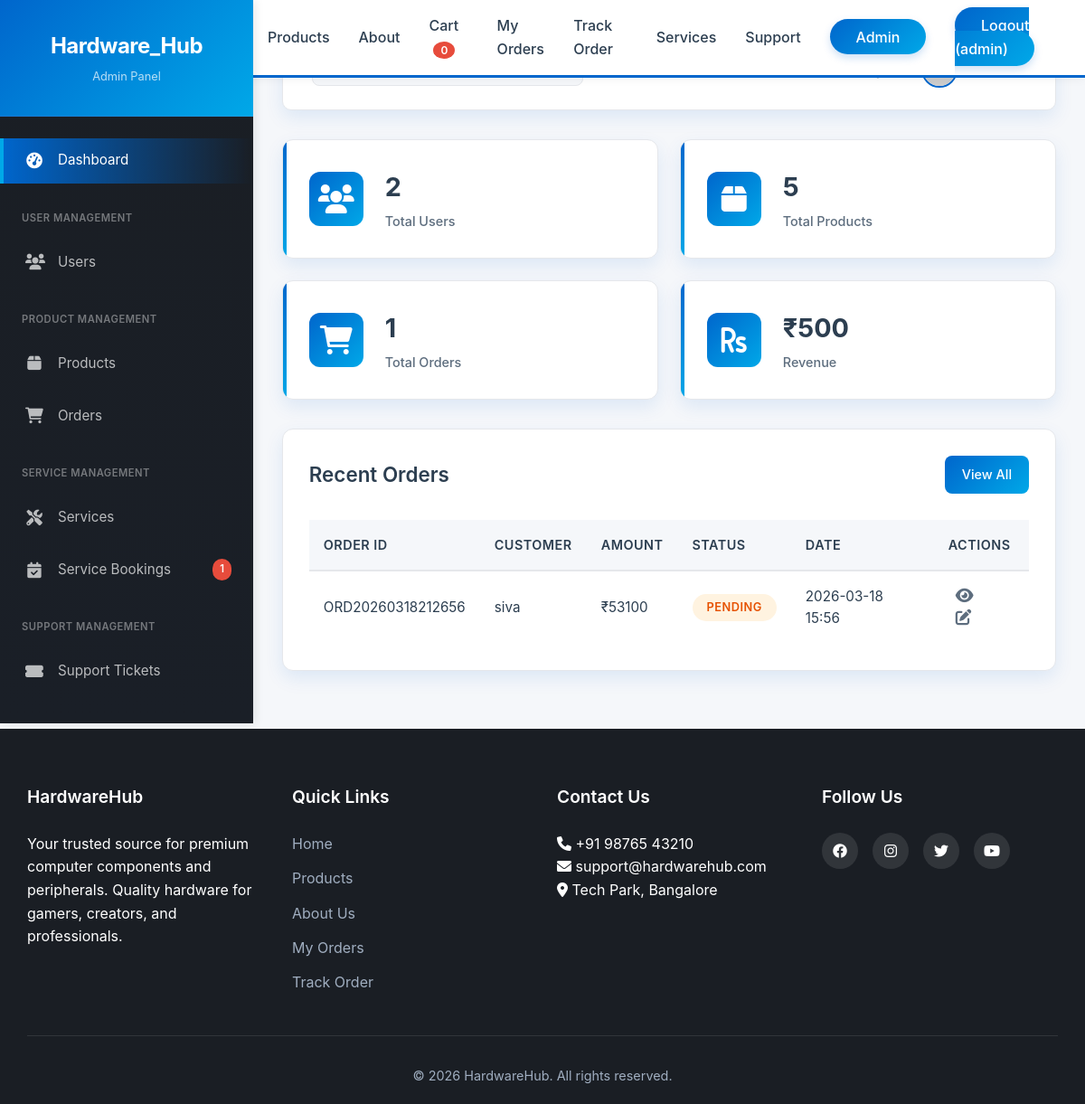
Page /admin (signed in) on the earlier database version.
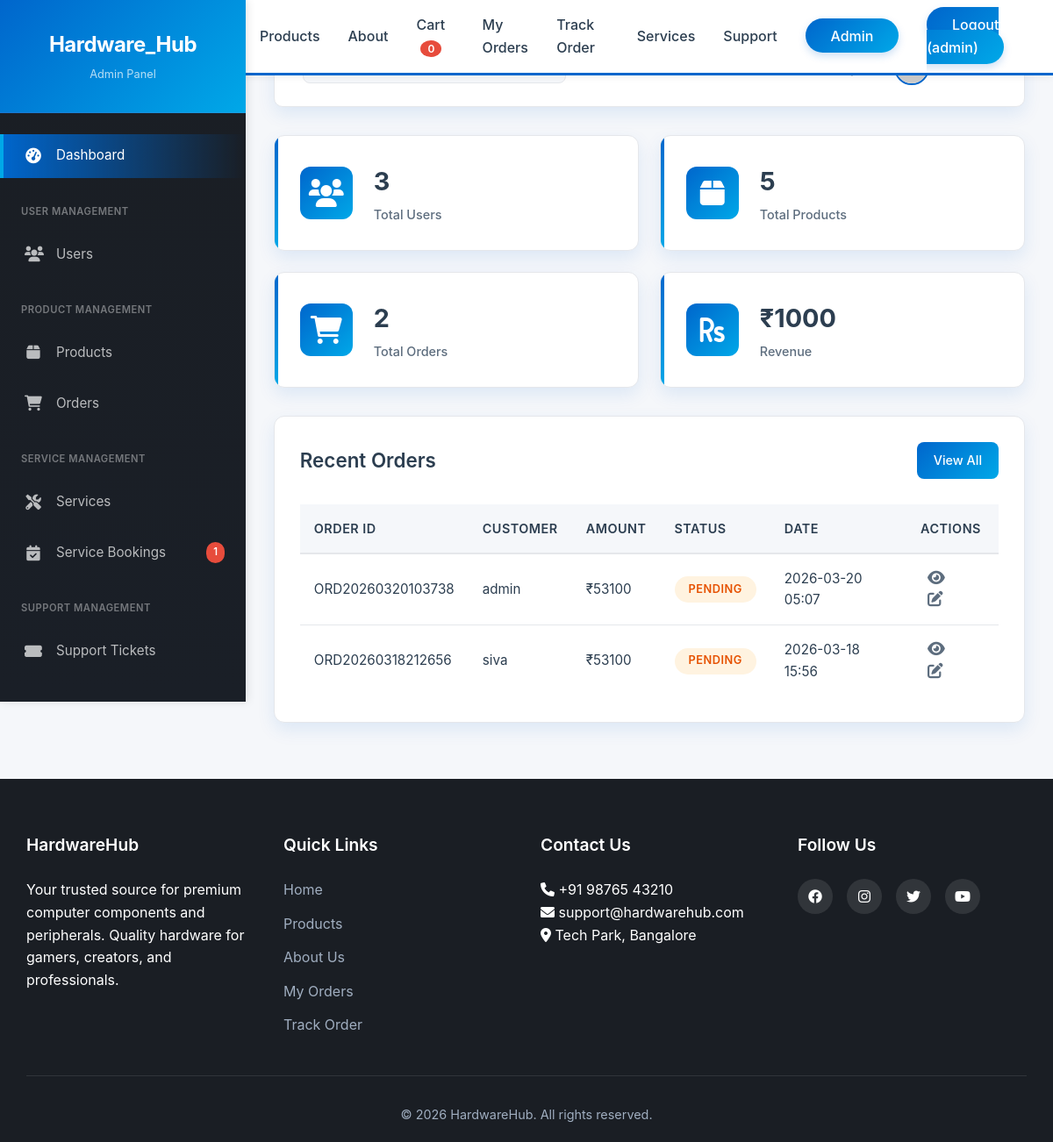
Same page on the later database version.
### app.py (models this page shows)
class Order(db.Model):
    id = db.Column(db.Integer, primary_key=True)
    order_number = db.Column(db.String(20), unique=True, nullable=False)
    user_id = db.Column(db.Integer, db.ForeignKey('user.id'), nullable=False)
    full_name = db.Column(db.String(100), nullable=False)
    phone = db.Column(db.String(15), nullable=False)
    email = db.Column(db.String(120))
    address = db.Column(db.Text, nullable=False)
    payment_method = db.Column(db.String(50), nullable=False)
    subtotal = db.Column(db.Integer, nullable=False)
    shipping = db.Column(db.Integer, default=99)
    tax = db.Column(db.Integer, default=0)
    total = db.Column(db.Integer, nullable=False)
    status = db.Column(db.String(20), default='pending')
    tracking_number = db.Column(db.String(50))
    created_at = db.Column(db.DateTime, default=datetime.utcnow)
    items = db.relationship('OrderItem', backref='order', cascade='all, delete-orphan')

### app.py (the view)
@app.route('/admin')
@login_required
@admin_required
def admin_dashboard():
    total_users = User.query.count()
    total_products = Product.query.count()
    total_services = Service.query.count()
    total_orders = Order.query.count()
    open_tickets_count = SupportTicket.query.filter_by(status='open').count()
    unread_bookings_count = ServiceBooking.query.filter_by(status='pending').count()
    recent_orders = Order.query.order_by(Order.created_at.desc()).limit(5).all()
    recent_tickets = SupportTicket.query.order_by(SupportTicket.created_at.desc()).limit(5).all()
    recent_bookings = ServiceBooking.query.order_by(ServiceBooking.created_at.desc()).limit(5).all()
    return render_template('admin/dashboard.html',
                         total_users=total_users,
                         total_products=total_products,
                         total_services=total_services,
                         total_orders=total_orders,
                         open_tickets_count=open_tickets_count,
                         unread_bookings_count=unread_bookings_count,
                         recent_orders=recent_orders,
                         recent_tickets=recent_tickets,
                         recent_bookings=recent_bookings)

### app.py (called while the page is built)
def admin_required(f):
    @wraps(f)
    def decorated_function(*args, **kwargs):
        if not current_user.is_authenticated or not current_user.is_admin:
            flash('You need admin privileges to access this page.', 'danger')
            return redirect(url_for('index'))
        return f(*args, **kwargs)
    return decorated_function

@login_manager.user_loader
def load_user(user_id):
    return User.query.get(int(user_id))

### templates/admin/dashboard.html (shortened to what this page needs)
{% extends "base.html" %}
{% block extra_css %}
<link rel="stylesheet" href="{{ url_for('static', filename='css/admin.css') }}">
{% endblock %}
{% block content %}
<div class="admin-container">
    {% include 'admin/sidebar.html' %}
    <main class="admin-main">
        <div class="admin-top-bar">
            <div class="admin-search">
            </div>
            <div class="admin-user">
                <div class="admin-notifications">
                    <span class="notification-badge">3</span>
                </div>
                <div class="admin-profile">
                    <span>{{ current_user.username }}</span>
                </div>
            </div>
        </div>
        <div class="admin-stats-grid">
            <div class="admin-stat-card">
                <div class="stat-icon blue">
                    <i class="fas fa-users"></i>
                </div>
                <div class="stat-info">
                    <h3>{{ total_users }}</h3>
                    <p>Total Users</p>
                </div>
            </div>
            <div class="admin-stat-card">
                <div class="stat-icon green">
                    <i class="fas fa-box"></i>
                </div>
                <div class="stat-info">
                    <h3>{{ total_products }}</h3>
                    <p>Total Products</p>
                </div>
            </div>
            <div class="admin-stat-card">
                <div class="stat-icon orange">
                    <i class="fas fa-shopping-cart"></i>
                </div>
                <div class="stat-info">
                    <h3>{{ total_orders }}</h3>
                    <p>Total Orders</p>
                </div>
            </div>
            <div class="admin-stat-card">
                <div class="stat-icon red">
                    <i class="fas fa-rupee-sign"></i>
                </div>
                <div class="stat-info">
                    <h3>₹{{ total_orders * 500 }}</h3>
                    <p>Revenue</p>
                </div>
            </div>
        </div>
        <div class="admin-table-container">
            <div class="admin-table-header">
                <h2>Recent Orders</h2>
                <a href="{{ url_for('admin_orders') }}" class="admin-btn admin-btn-primary">View All</a>
            </div>
            <table class="admin-table">
                <thead>
                    <tr>
                        <th>Order ID</th>
                        <th>Customer</th>
                        <th>Amount</th>
                        <th>Status</th>
                        <th>Date</th>
                        <th>Actions</th>
                    </tr>
                </thead>
                <tbody>
                    {% for order in recent_orders %}
                    <tr>
                        <td>{{ order.order_number }}</td>
                        <td>{{ order.full_name }}</td>
                        <td>₹{{ order.total }}</td>
                        <td>
                            <span class="status-badge status-{{ order.status }}">
                                {{ order.status }}
                            </span>
                        </td>
                        <td>{{ order.created_at.strftime('%Y-%m-%d %H:%M') }}</td>
                        <td>
                            <i class="fas fa-eye action-icon" title="View"></i>
                            <i class="fas fa-edit action-icon edit" title="Edit"></i>
                        </td>
                    </tr>
                    {% endfor %}
                </tbody>
            </table>
        </div>
    </main>
</div>
{% endblock %}

Differences in the rows shown:
added Order: order_number "ORD20260320103738", full_name "admin", total "53100", status "PENDING", created_at "2026-03-20 05:07"
Other differences:
{{ total_users }}: "2" → "3"
{{ total_orders }}: "1" → "2"
{{ total_orders * 500 }}: "500" → "1000"
